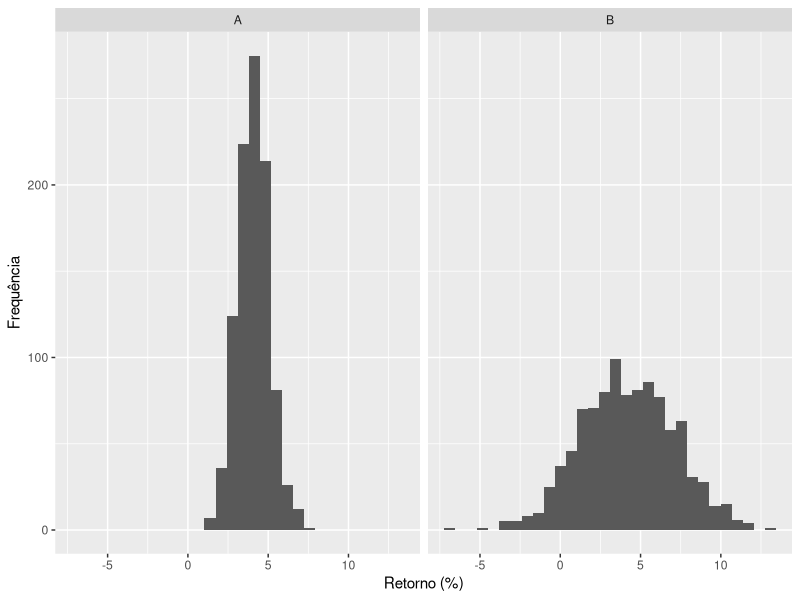

Reproduce this figure in R.
## ---- chunk 1
knitr::opts_chunk$set(echo = TRUE)
## ---- chunk 2

library(ggplot2)

# Gerando data
ativo1 <- rnorm(n = 1000, mean = 4, sd = 1)
ativo2 <- rnorm(n = 1000, mean = 4, sd =3)

# Guardando resultados
retornos <- data.frame(
  A = ativo1,
  B = ativo2
)
retornos_tidy <- tidyr::gather(retornos, key = 'ativo', value = 'retornos')

# Gráfico
ggplot(retornos_tidy, aes(x = retornos))+
  facet_wrap(~ativo)+
  geom_histogram()+
  labs(
    x = 'Retorno (%)',
    y = 'Frequência'
  )
